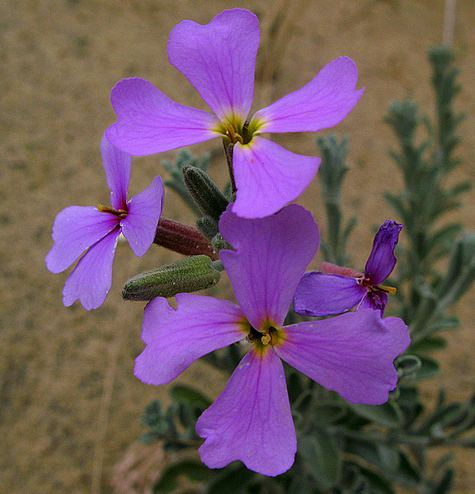
#> input picture src/images/pflower.jpg, 475 x 494 px
$ python L0_Smoothing.py
#> lines starting #> are read from the running program, lines starting #| are printed output that depends on the picture; after the words box and inside, x2 and y2 are one past the last pixel; in counts of white or black regions, pixels touching at a corner belong together
#> further down, img is the input picture: shape (494, 475, 3); mean B, G, R 100.9, 87.7, 112.9
### src/psf2otf.py
"""
File: psf2otf.py
Author: Nrupatunga
Email: nrupatunga.s@byjus.com
Github: https://github.com/nrupatunga
Description: Implementation of matlab's psf2otf

Notes: In order to understand psf2otf:

FFT does cyclic convolution. To understand what cyclic convolution is
please refer to the document below (also in the docs)
https://www.docdroid.net/YSKkZ5Y/fft-based-2d-cyclic-convolution-pdf#page=5
"""
from typing import Optional

import matplotlib.pyplot as plt
import numpy as np


def circshift(psf: np.ndarray, shift: np.ndarray) -> np.ndarray:
    """Circular shifts

    @psf: input psf
    @shift: shifts correspoinding to each dimension
    @returns: TODO

    """
    shift = np.int32(shift)
    for i in range(shift.size):
        psf = np.roll(psf, shift[i], axis=i)

    return psf


# [15 lines left out: function surf_plot, not called in this run]


def psf2otf(psf: np.ndarray, out_size: tuple, show_plot:
            Optional[bool] = False) -> np.ndarray:
    """Implementation of matlab's psf2otf

    @psf: point spread function
    @out_size: out size
    """
    if not np.any(psf):
        print('Input psf should not contain zeros')

    psf_size = psf.shape
    assert len(psf_size) < 3, 'Number of channels is greater than 2'
    new_psf = np.zeros(out_size, dtype=np.float32)
    new_psf[:psf_size[0], :psf_size[1]] = psf[:, :]

    psf_size = np.asarray(psf_size, dtype=np.int32)
    new_psf = circshift(new_psf, -np.floor(psf_size / 2))

    otf = np.fft.fftn(new_psf)

    if show_plot:
        surf_plot(new_psf)
        surf_plot(otf)

    return np.complex64(otf)


# [21 lines that do not run on import are left out]

### src/L0_Smoothing.py
"""
File: L0_Smoothing.py
Author: Nrupatunga
Email: nrupatunga.s@byjus.com
Github: https://github.com/nrupatunga
Description: Implementation of the following paper

Paper details
Title:'Image Smoothing via L0 Gradient Minimization'
Link: http://www.cse.cuhk.edu.hk/~leojia/papers/L0smooth_Siggraph_Asia2011.pdf
"""
from typing import Optional

import cv2
import numpy as np
from scipy.fftpack import fft2, ifft2

from psf2otf import psf2otf


class L0Smoothing:

    """Docstring for L0Smoothing. """

    def __init__(self, img_path: str,
                 param_lambda: Optional[float] = 2e-2,
                 param_kappa: Optional[float] = 2.0):
        """Initialization of parameters """
        self._lambda = param_lambda
        self._kappa = param_kappa
        self._img_path = img_path
        self._beta_max = 1e5

    def run(self, isGray=False):
        """L0 smoothing imlementation"""
#> called with isGray = False
        if isGray:
            img = cv2.imread(self._img_path, 0)
        else:
            img = cv2.imread(self._img_path)

        S = img / 256
        if S.ndim < 3:
            S = S[..., np.newaxis]

        N, M, D = S.shape
#> N = 494; M = 475; D = 3

        beta = 2 * self._lambda

        psf = np.asarray([[-1, 1]])
        out_size = (N, M)
#> out_size = (494, 475)
        otfx = psf2otf(psf, out_size)
        psf = np.asarray([[-1], [1]])
        otfy = psf2otf(psf, out_size)

        Normin1 = fft2(np.squeeze(S), axes=(0, 1))
        Denormin2 = np.square(abs(otfx)) + np.square(abs(otfy))
        if D > 1:
            Denormin2 = Denormin2[..., np.newaxis]
            Denormin2 = np.repeat(Denormin2, 3, axis=2)

        while beta < self._beta_max:
            Denormin = 1 + beta * Denormin2

            h = np.diff(S, axis=1)
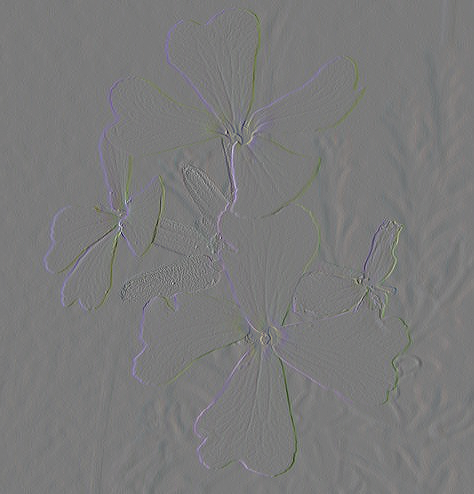
#> h: shape (494, 474, 3) float64; mean B, G, R 3.04e-06, -1.33e-05, -2.67e-06; drawn with min black and max white
            last_col = S[:, 0, :] - S[:, -1, :]
#> last_col = 494 rows, first 8: [0.0664, 0.0625, 0.0391], [0.0703, 0.0664, 0.043], [0.0859, 0.082, 0.0586], [0.082, 0.0781, 0.0508], [0.0664, 0.0508, 0.0273], [0.0742, 0.0625, 0.0273], [0.0703, 0.0586, 0.0234], [0.0391, 0.0312, -0.0117]
            last_col = last_col[:, np.newaxis, :]
            h = np.hstack([h, last_col])
#> h: shape (494, 475, 3) float64

            v = np.diff(S, axis=0)
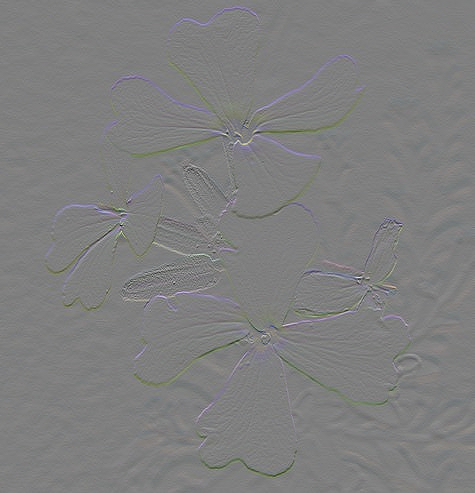
#> v: shape (493, 475, 3) float64; mean B, G, R -0.000219, -0.000313, -0.000444; drawn with min black and max white
            last_row = S[0, ...] - S[-1, ...]
#> last_row = 475 rows, first 8: [0.152, 0.102, 0.0977], [0.145, 0.0938, 0.0898], [0.129, 0.0938, 0.0859], [0.137, 0.102, 0.0938], [0.121, 0.105, 0.0938], [0.109, 0.0938, 0.082], [0.0977, 0.0938, 0.082], [0.109, 0.105, 0.0938]
            last_row = last_row[np.newaxis, ...]
            v = np.vstack([v, last_row])
#> v: shape (494, 475, 3) float64

            grad = np.square(h) + np.square(v)
            if D > 1:
                grad = np.sum(grad, axis=2)
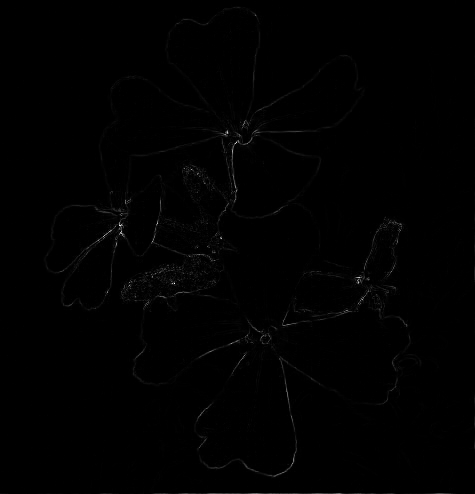
#> grad: shape (494, 475) float64; min 0, max 1.08, mean 0.00597; drawn with min black and max white
                idx = grad < (self._lambda / beta)
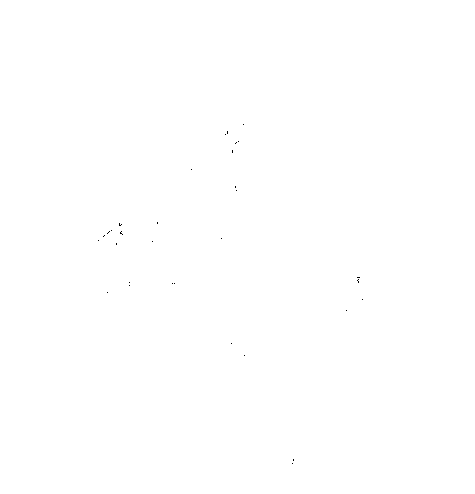
#> idx: shape (494, 475) bool; 100% white; black in thin lines or dots, all inside (x1, y1, x2, y2) = (98, 124, 363, 464)
                idx = idx[..., np.newaxis]
                idx = np.repeat(idx, 3, axis=2)
            else:
                grad = np.sum(grad, axis=2)
                idx = grad < (self._lambda / beta)

            h[idx] = 0
            v[idx] = 0

            h_diff = -np.diff(h, axis=1)
            first_col = h[:, -1, :] - h[:, 0, :]
#> first_col = 494 rows, first 8: [0, 0, 0], [0, 0, 0], [0, 0, 0], [0, 0, 0], [0, 0, 0], [0, 0, 0], [0, 0, 0], [0, 0, 0]
            first_col = first_col[:, np.newaxis, :]
            h_diff = np.hstack([first_col, h_diff])
#> h_diff: shape (494, 475, 3) float64

            v_diff = -np.diff(v, axis=0)
            first_row = v[-1, ...] - v[0, ...]
#> first_row = 475 rows, first 8: [0, 0, 0], [0, 0, 0], [0, 0, 0], [0, 0, 0], [0, 0, 0], [0, 0, 0], [0, 0, 0], [0, 0, 0]
            first_row = first_row[np.newaxis, ...]
            v_diff = np.vstack([first_row, v_diff])
#> v_diff: shape (494, 475, 3) float64

            Normin2 = h_diff + v_diff
            # Normin2 = beta * np.fft.fft2(Normin2, axes=(0, 1))
            Normin2 = beta * fft2(Normin2, axes=(0, 1))

            FS = np.divide(np.squeeze(Normin1) + np.squeeze(Normin2),
                           Denormin)
            # S = np.real(np.fft.ifft2(FS, axes=(0, 1)))
            S = np.real(ifft2(FS, axes=(0, 1)))
            if False:
                S_new = S * 256
                S_new = S_new.astype(np.uint8)
                cv2.imshow('L0-Smooth', S_new)
                cv2.waitKey(0)

            if S.ndim < 3:
                S = S[..., np.newaxis]
            beta = beta * self._kappa

        return S


if __name__ == "__main__":
    img_path = './images/pflower.jpg'
    img = cv2.imread(img_path)
    S = L0Smoothing(img_path, param_lambda=0.01).run()
    S = np.squeeze(S)
    S = np.clip(S, 0, 1)
    S = S * 255
    S = S.astype(np.uint8)
    out = np.hstack((img, S))
    cv2.imshow('L0-Smooth-Output', out)
    cv2.imwrite('output_python.png', out)
    cv2.waitKey(0)

$ run again, with src/images/216053.jpg copied over src/images/pflower.jpg
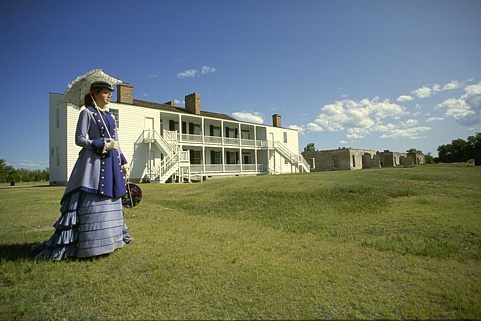
#> input picture src/images/216053.jpg, 481 x 321 px
#> img is the input picture: shape (321, 481, 3); mean B, G, R 108.7, 120.3, 109.6
#> last_col = 321 rows, first 8: [-0.188, -0.223, -0.211], [-0.184, -0.219, -0.207], [-0.195, -0.219, -0.211], [-0.188, -0.211, -0.203], [-0.195, -0.219, -0.211], [-0.203, -0.227, -0.219], [-0.184, -0.219, -0.207], [-0.184, -0.219, -0.207]
#> last_row = 481 rows, first 8: [0.266, -0.0234, -0.0703], [0.309, 0.0312, -0.0195], [0.262, -0.0156, -0.0664], [0.234, -0.0352, -0.0859], [0.293, 0.0234, -0.0273], [0.281, 0.0195, -0.0312], [0.305, 0.0352, -0.0156], [0.258, -0.0117, -0.0625]
#> in run, `idx = grad < (self._lambda / beta)`:
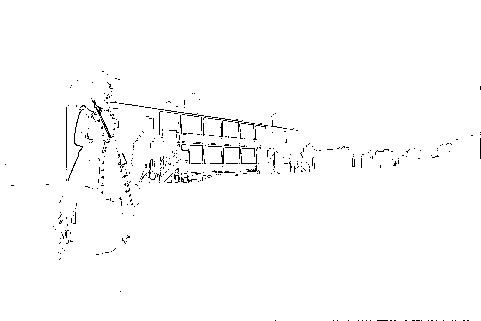
#> idx: shape (321, 481) bool; 98.6% white; black in thin lines or dots, all inside (x1, y1, x2, y2) = (5, 71, 481, 321)
#> in run, `v[idx] = 0`:
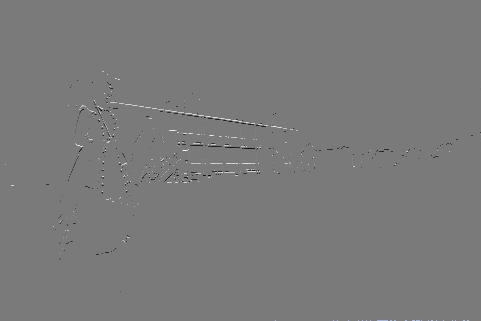
#> v: shape (321, 481, 3) float64; mean B, G, R 0.000124, 0.00012, 0.000102; drawn with min black and max white
#> first_col = 321 rows, first 8: [0, 0, 0], [0, 0, 0], [0, 0, 0], [0, 0, 0], [0, 0, 0], [0, 0, 0], [0, 0, 0], [0, 0, 0]
#> first_row = 481 rows, first 8: [0, 0, 0], [0, 0, 0], [0, 0, 0], [0, 0, 0], [0, 0, 0], [0, 0, 0], [0, 0, 0], [0, 0, 0]

$ run again, with src/images/basketball.png saved as src/images/pflower.jpg
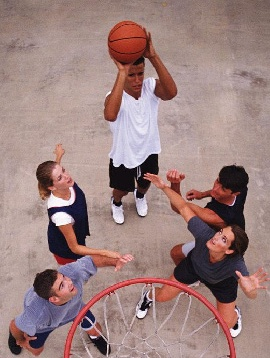
#> input picture src/images/basketball.png, 270 x 358 px
#> img is the input picture: shape (358, 270, 3); mean B, G, R 127.3, 129.8, 157.3
#> last_col = 358 rows, first 8: [0.0273, 0.043, 0.0352], [0.0391, 0.0547, 0.0469], [0.0664, 0.082, 0.0742], [0.0352, 0.0508, 0.043], [0.0898, 0.105, 0.102], [0.0742, 0.0898, 0.0859], [0.0469, 0.0547, 0.0508], [0.0312, 0.0391, 0.0352]
#> last_row = 270 rows, first 8: [-0.156, -0.133, -0.16], [-0.207, -0.184, -0.211], [-0.18, -0.164, -0.184], [-0.246, -0.23, -0.25], [-0.246, -0.242, -0.25], [-0.18, -0.176, -0.184], [-0.223, -0.223, -0.246], [-0.246, -0.246, -0.27]
#> in run, `idx = grad < (self._lambda / beta)`:
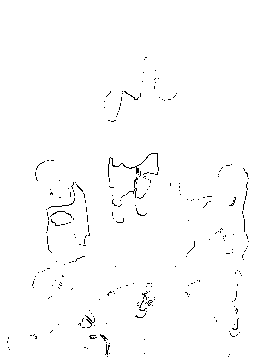
#> idx: shape (358, 270) bool; 98.9% white; black in thin lines or dots, all inside (x1, y1, x2, y2) = (7, 57, 249, 357)
#> in run, `h[idx] = 0`:
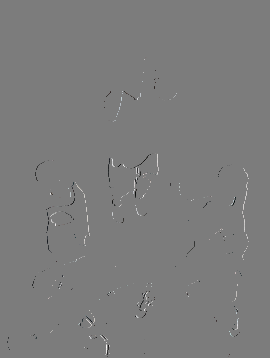
#> h: shape (358, 270, 3) float64; mean B, G, R 0.000323, 0.000314, 0.000298; drawn with min black and max white
#> first_col = 358 rows, first 8: [0, 0, 0], [0, 0, 0], [0, 0, 0], [0, 0, 0], [0, 0, 0], [0, 0, 0], [0, 0, 0], [0, 0, 0]
#> first_row = 270 rows, first 8: [0, 0, 0], [0, 0, 0], [0, 0, 0], [0, 0, 0], [0, 0, 0], [0, 0, 0], [0, 0, 0], [0, 0, 0]

$ run again, with src/images/flower.png saved as src/images/pflower.jpg
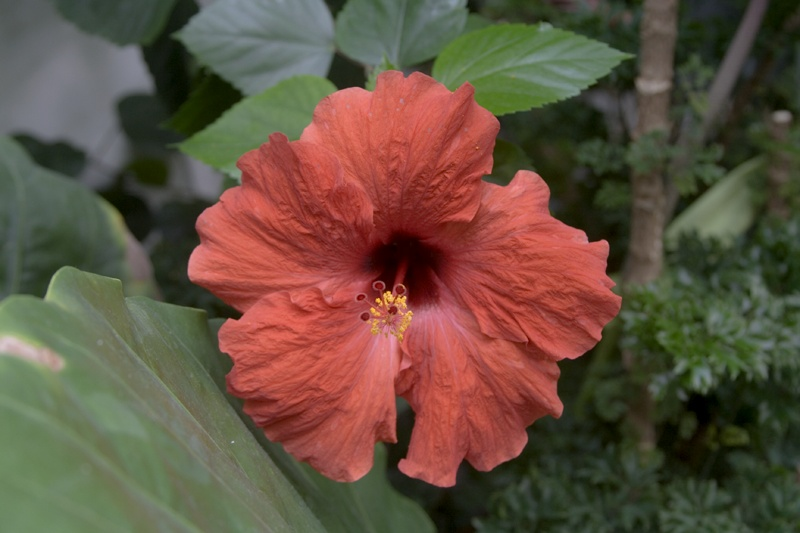
#> input picture src/images/flower.png, 800 x 533 px
#> img is the input picture: shape (533, 800, 3); mean B, G, R 64.3, 80.8, 99.7
#> last_col = 533 rows, first 8: [0.301, 0.215, 0.23], [0.301, 0.215, 0.23], [0.305, 0.219, 0.234], [0.289, 0.203, 0.219], [0.277, 0.195, 0.203], [0.266, 0.184, 0.191], [0.262, 0.18, 0.188], [0.254, 0.172, 0.18]
#> in run, `h = np.hstack([h, last_col])`:
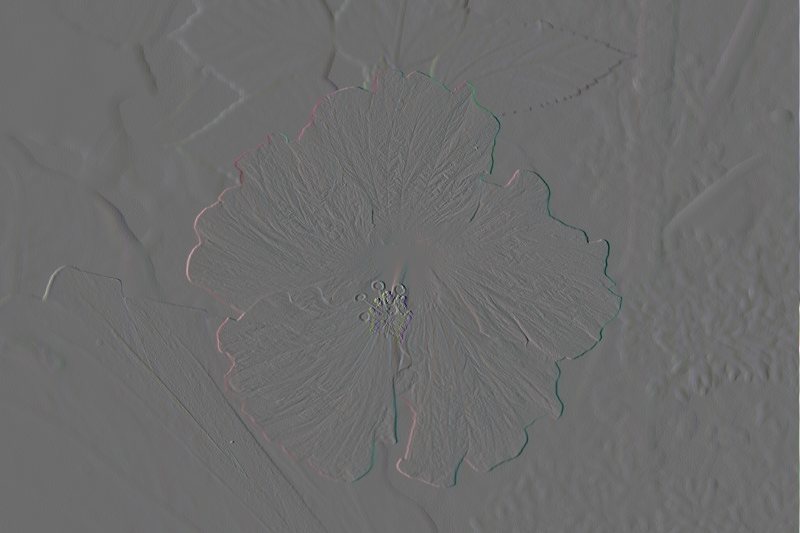
#> h: shape (533, 800, 3) float64; mean B, G, R 0, 0, 0; drawn with min black and max white
#> last_row = 800 rows, first 8: [-0.0625, -0.191, -0.109], [-0.0664, -0.195, -0.113], [-0.0664, -0.195, -0.113], [-0.0664, -0.195, -0.113], [-0.0742, -0.195, -0.113], [-0.0742, -0.195, -0.113], [-0.0742, -0.195, -0.113], [-0.0781, -0.199, -0.117]
#> in run, `grad = np.sum(grad, axis=2)`:
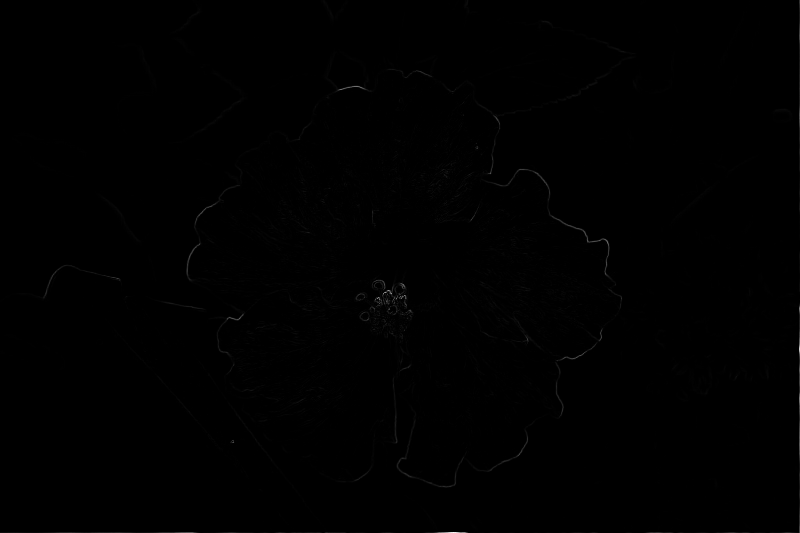
#> grad: shape (533, 800) float64; min 0, max 0.977, mean 0.00264
#> first_col = 533 rows, first 8: [0, 0, 0], [0, 0, 0], [0, 0, 0], [0, 0, 0], [0, 0, 0], [0, 0, 0], [0, 0, 0], [0, 0, 0]
#> first_row = 800 rows, first 8: [0, 0, 0], [0, 0, 0], [0, 0, 0], [0, 0, 0], [0, 0, 0], [0, 0, 0], [0, 0, 0], [0, 0, 0]
